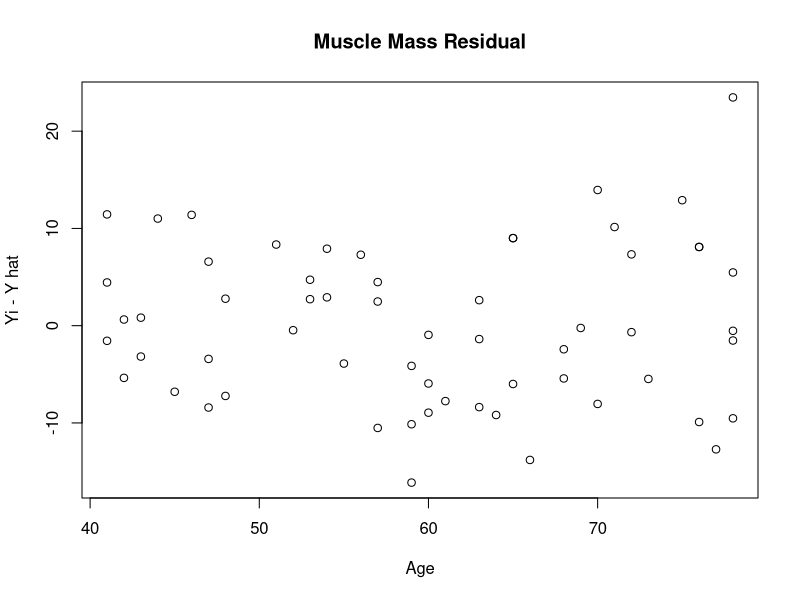
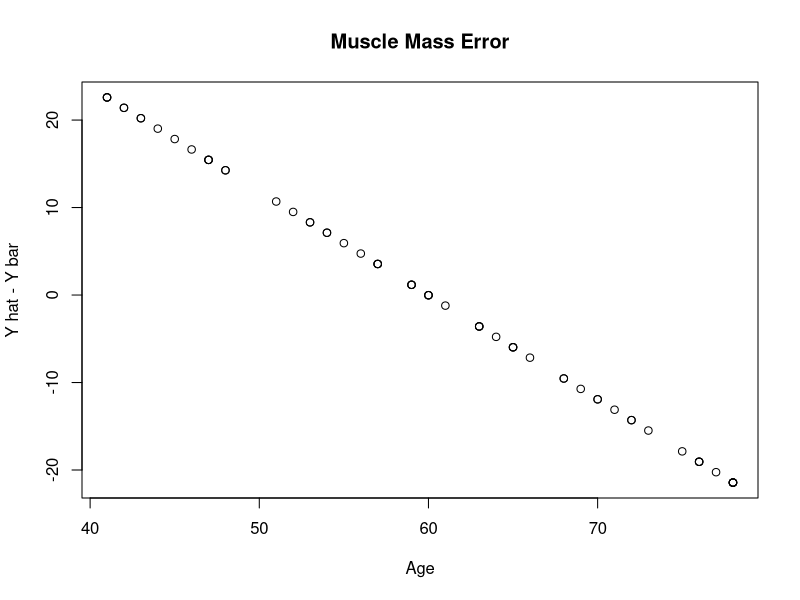
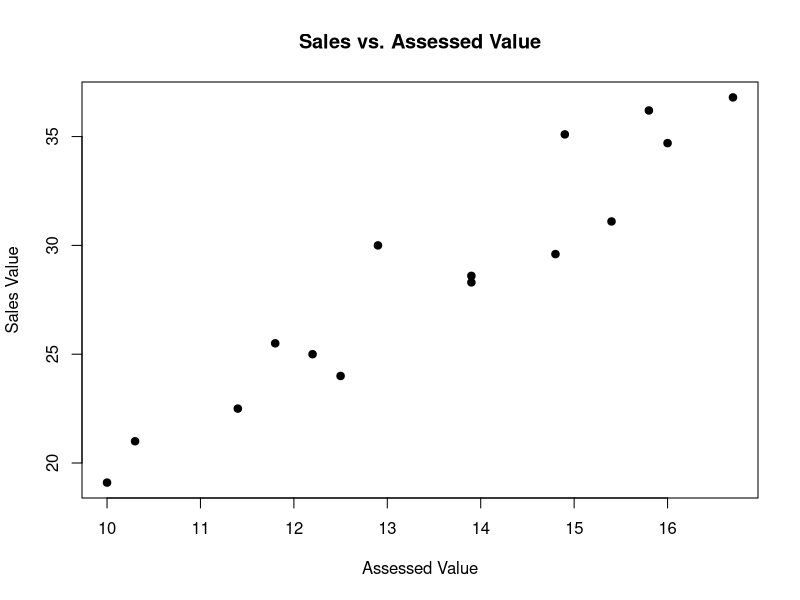

The R source for these figures, in order:
## ---- chunk 1
knitr::opts_chunk$set(echo = TRUE)
library(knitr)
## ---- chunk 2
break_data = read.table("./airfreight+breakage.txt")
Y = break_data$V1
X = break_data$V2
n = length(X)
fit = lm(Y ~ X)
kable(anova(fit))
## ---- chunk 3
Y_hat = fit$fitted.values
SSTO = sum( (Y - mean(Y) )^2 )
SSE = sum((Y - Y_hat)^2)
SSR = sum((Y_hat - mean(Y))^2)
MSR = SSR/1 # df = 1
MSE = SSE/(n - 2)
F_stat = MSR/MSE
pval =pf(F_stat, 1, n - 2, lower.tail = F)
res = data.frame(Source = c("Regression", "Error", "Total"), 
                 df = c(1, n-2, n-1),
                 SS = c(SSR, SSE, SSTO),
                 MS = c(MSR, MSE, NA),
                 F_val = c(F_stat, NA, NA),
                 p_val = c(pval, NA, NA)
                 )
kable(res)
## ---- chunk 4
sprintf("t = %f", summary(fit)$coefficients[2,3])
## ---- chunk 5
sprintf("R^2 = %f", summary(fit)$r.squared)
sprintf("r = %f", cor(X,Y))
## ---- chunk 6
mass = read.table('./muscle+mass.txt')
Y = mass$V1
X = mass$V2

mass.lm = lm(Y ~ X)

b0hat = mass.lm$coefficients[1]
b1hat = mass.lm$coefficients[2]

yhat = b0hat + b1hat * X

mass.res= Y - yhat
plot(X, mass.res, 
     xlab = "Age", ylab = "Yi - Y hat",
     main = "Muscle Mass Residual",
    )

mass.err = yhat - mean(Y)
plot(X, mass.err, 
     xlab = "Age", ylab = "Y hat - Y bar",
     main = "Muscle Mass Error",
     )
## ---- chunk 7
kable(anova(mass.lm))
## ---- chunk 8
Y_hat = mass.lm$fitted.values
SSTO = sum( (Y - mean(Y) )^2 )
SSE = sum((Y - yhat)^2)
SSR = sum((Y_hat - mean(Y))^2)
MSR = SSR/1 # df = 1
MSE = SSE/(n - 2)
F_stat = MSR/MSE
pval =pf(F_stat, 1, n - 2, lower.tail = F)
res = data.frame(Source = c("Regression", "Error", "Total"), 
                 df = c(1, n-2, n-1),
                 SS = c(SSR, SSE, SSTO),
                 MS = c(MSR, MSE, NA),
                 F_val = c(F_stat, NA, NA),
                 p_val = c(pval, NA, NA)
                 )
kable(res)
## ---- chunk 9
sprintf("R^2 = %f", summary(mass.lm)$r.squared)
sprintf("r = %f", cor(X,Y))
## ---- chunk 10
property = read.table('./property+assessments.txt')
Y1 = property$V1
Y2 = property$V2
n = length(Y1)
plot(Y1, Y2, 
     xlab = "Assessed Value",
     ylab = "Sales Value",
     main = "Sales vs. Assessed Value",
     pch=19
     )
## ---- chunk 11
r12 = cor(Y1, Y2)
r12
## ---- chunk 12
tstar = (r12 * sqrt(n - 2))/(sqrt(1 - r12^2))
crit = qt(p = 0.01/2, df = n - 2, lower.tail=FALSE)
tstar > crit
